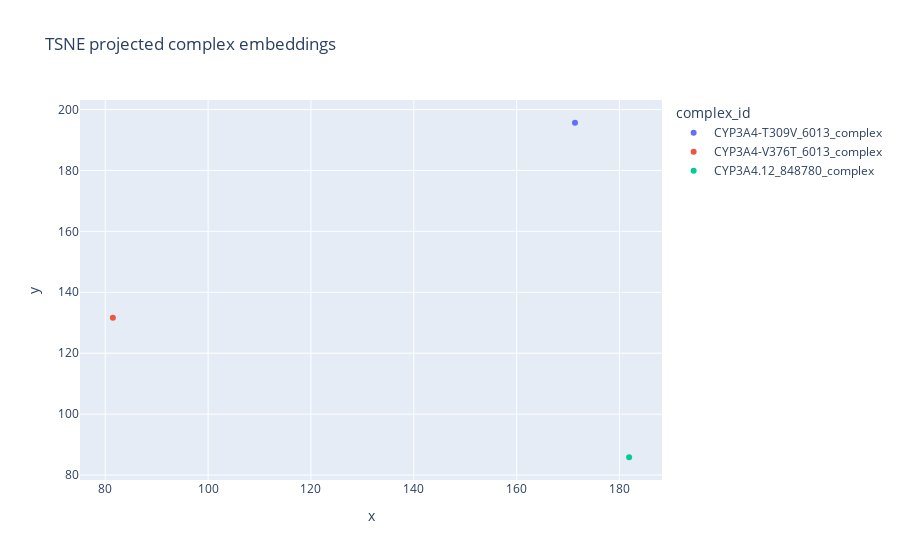

The cell this chart's notebook holds for it:
### Code cell
import plotly.express as px

tsne_fig = px.scatter(complex_df, x="x", y="y", color="complex_id",
                title=f"TSNE projected complex embeddings")
tsne_fig.show()

### Figure 1 — Plotly figure (JSON) as saved in the notebook; plotly's stock layout.template omitted (floating-point values rounded to 4 significant figures)
{"data": [{"hoverlabel": {"namelength": 0}, "hovertemplate": "complex_id=CYP3A4-T309V_6013_complex<br>x=%{x}<br>y=%{y}", "legendgroup": "CYP3A4-T309V_6013_complex", "marker": {"color": "#636efa", "symbol": "circle"}, "mode": "markers", "name": "CYP3A4-T309V_6013_complex", "showlegend": true, "type": "scatter", "x": [171.3], "xaxis": "x", "y": [195.7], "yaxis": "y"}, {"hoverlabel": {"namelength": 0}, "hovertemplate": "complex_id=CYP3A4-V376T_6013_complex<br>x=%{x}<br>y=%{y}", "legendgroup": "CYP3A4-V376T_6013_complex", "marker": {"color": "#EF553B", "symbol": "circle"}, "mode": "markers", "name": "CYP3A4-V376T_6013_complex", "showlegend": true, "type": "scatter", "x": [81.49], "xaxis": "x", "y": [131.6], "yaxis": "y"}, {"hoverlabel": {"namelength": 0}, "hovertemplate": "complex_id=CYP3A4.12_848780_complex<br>x=%{x}<br>y=%{y}", "legendgroup": "CYP3A4.12_848780_complex", "marker": {"color": "#00cc96", "symbol": "circle"}, "mode": "markers", "name": "CYP3A4.12_848780_complex", "showlegend": true, "type": "scatter", "x": [181.9], "xaxis": "x", "y": [85.84], "yaxis": "y"}], "layout": {"legend": {"title": {"text": "complex_id"}, "tracegroupgap": 0}, "title": {"text": "TSNE projected complex embeddings"}, "xaxis": {"anchor": "y", "domain": [0, 1], "title": {"text": "x"}}, "yaxis": {"anchor": "x", "domain": [0, 1], "title": {"text": "y"}}}}
